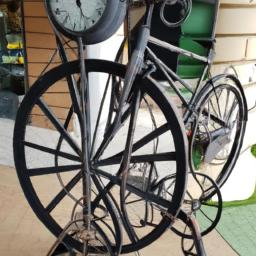
#> input picture test_data/ai_platform_testset/ai_generated/dalle2_007.jpg, 256 x 256 px; its folder holds only this picture in this run
$ python -i camera_forensics.py   (imports and definitions only)   (older library calls are emulated)
#> lines starting #> are read from the running program, lines starting #| are printed output that depends on the picture; after the words box and inside, x2 and y2 are one past the last pixel; in counts of white or black regions, pixels touching at a corner belong together
# -*- coding: utf-8 -*-
"""单图相机成像物证分析。

本模块不把“缺少相机痕迹”等同于 AI：截图、社交平台重编码、夜景降噪和后期
都可能削弱这些痕迹。它输出的是可解释的来源物证，供 AI 全图生成、深度换脸和
图像篡改三条链路共同参考。

严格 PRNU 设备指纹需要同一设备的多张参考照片；本模块仅实现不依赖参考库的
单图层：元数据采集证据、CFA 去马赛克周期性、噪声-亮度关系、局部噪声一致性。
"""

import os

import cv2
import numpy as np
from PIL import Image, ExifTags


# [5 lines left out: function _safe_float, not called in this run]


def _load_bgr(image_path):
    raw = np.fromfile(image_path, dtype=np.uint8)
    return cv2.imdecode(raw, cv2.IMREAD_COLOR)


def _exif_camera_evidence(image_path):
    """提取相机厂商/型号/镜头等采集声明；EXIF 可伪造，故仅为辅助物证。"""
    result = {'make': None, 'model': None, 'software': None, 'has_camera_tags': False}
    try:
        with Image.open(image_path) as image:
            exif = image.getexif() or {}
            values = {ExifTags.TAGS.get(key, str(key)): value for key, value in exif.items()}
        result['make'] = str(values.get('Make') or '').strip() or None
        result['model'] = str(values.get('Model') or '').strip() or None
        result['software'] = str(values.get('Software') or '').strip() or None
        result['has_camera_tags'] = bool(result['make'] and result['model'])
    except Exception:
        pass
    return result


def _noise_statistics(gray):
    """低纹理区域的噪声残差、亮度-噪声关系和空间一致性。"""
    grayf = gray.astype(np.float32) / 255.0
    smooth = cv2.GaussianBlur(grayf, (0, 0), 1.1)
    residual = grayf - smooth
    gradient = cv2.magnitude(cv2.Sobel(grayf, cv2.CV_32F, 1, 0), cv2.Sobel(grayf, cv2.CV_32F, 0, 1))
    low_texture = gradient < np.percentile(gradient, 45)

    # 以 32x32 小块统计，剔除纹理块，减少主体纹理被误认为传感器噪声。
    samples = []
    h, w = gray.shape
    for y in range(0, max(1, h - 31), 32):
        for x in range(0, max(1, w - 31), 32):
            mask = low_texture[y:y + 32, x:x + 32]
            if mask.size < 256 or np.mean(mask) < 0.55:
                continue
            patch = residual[y:y + 32, x:x + 32][mask]
            bright = grayf[y:y + 32, x:x + 32][mask]
            if patch.size >= 120:
                samples.append((float(np.mean(bright)), float(np.var(patch))))

    if len(samples) < 4:
        return {'available': False, 'sample_count': len(samples), 'noise_sigma': 0.0,
                'noise_consistency': 0.0, 'brightness_noise_correlation': 0.0}

    brightness = np.array([item[0] for item in samples])
    variance = np.array([item[1] for item in samples])
    noise_sigma = float(np.sqrt(np.median(variance)))
    coefficient_of_variation = float(np.std(variance) / (np.mean(variance) + 1e-10))
    consistency = float(np.clip(1.0 - coefficient_of_variation / 1.5, 0.0, 1.0))
    corr = float(np.corrcoef(brightness, variance)[0, 1]) if np.std(brightness) > 1e-6 else 0.0
    # 相机光子噪声通常随亮度存在正相关；这里仅作为弱物证，负相关不计入惩罚。
    positive_corr = float(np.clip(corr, 0.0, 1.0))
    return {
        'available': True,
        'sample_count': len(samples),
        'noise_sigma': round(noise_sigma, 5),
        'noise_consistency': round(consistency, 4),
        'brightness_noise_correlation': round(corr, 4),
        'positive_brightness_noise_relation': round(positive_corr, 4),
    }


def _cfa_periodicity(bgr):
    """估计 Bayer CFA 去马赛克残差的 2×2 周期线索。

    对彩色平滑区域的高频残差按像素奇偶位置分组。真实相机 ISP 常保留轻微的
    周期性，但压缩、缩放和去噪都会削弱它，所以该项权重受限。
    """
    rgb = cv2.cvtColor(bgr, cv2.COLOR_BGR2RGB).astype(np.float32) / 255.0
    residual = rgb - cv2.GaussianBlur(rgb, (0, 0), 0.8)
    gray = cv2.cvtColor(bgr, cv2.COLOR_BGR2GRAY).astype(np.float32) / 255.0
    grad = cv2.magnitude(cv2.Sobel(gray, cv2.CV_32F, 1, 0), cv2.Sobel(gray, cv2.CV_32F, 0, 1))
    mask = grad < np.percentile(grad, 40)
    energies = []
    for py in (0, 1):
        for px in (0, 1):
            part_mask = mask[py::2, px::2]
            part = residual[py::2, px::2, :]
            if np.count_nonzero(part_mask) < 64:
                energies.append(0.0)
            else:
                energies.append(float(np.mean(np.square(part[part_mask]))))
    mean_energy = float(np.mean(energies))
    periodicity = float(np.std(energies) / (mean_energy + 1e-10))
    # 周期性太强也可能是压缩/纹理伪影，使用饱和函数限制为弱证据。
    score = float(np.clip(periodicity / 0.35, 0.0, 1.0))
    return {
        'available': mean_energy > 1e-10,
        'parity_energies': [round(value, 8) for value in energies],
        'periodicity': round(periodicity, 4),
        'cfa_trace_score': round(score, 4),
    }


# [127 lines left out: functions _region_signature, _detect_face_boxes, _deepfake_camera_consistency, _tamper_camera_discontinuity, not called in this run]


def analyze_camera_imaging(image_path, include_local=False):
    """返回单图相机成像物证，不产出 AI/篡改二元结论。"""
    output = {
        'available': False,
        'camera_trace_score': 0.0,
        'acquisition_risk_score': 0.5,
        'verdict': '无法分析',
        'detail': '无法读取图像的相机成像痕迹。',
        'exif': _exif_camera_evidence(image_path),
        'noise': None,
        'cfa': None,
        'limitations': '严格 PRNU 设备指纹需要同一设备的参考照片；单图结果仅作辅助物证。',
    }
#> in _exif_camera_evidence, image is the input picture: PIL image 256x256 RGB; mean R, G, B 123.3, 119.7, 111.1
#> in _exif_camera_evidence, `exif = image.getexif() or {}`: exif = 0 items
    try:
        bgr = _load_bgr(image_path)
        if bgr is None or min(bgr.shape[:2]) < 48:
            output['detail'] = '图片尺寸过小，无法稳定分析相机成像痕迹。'
            return output

        gray = cv2.cvtColor(bgr, cv2.COLOR_BGR2GRAY)
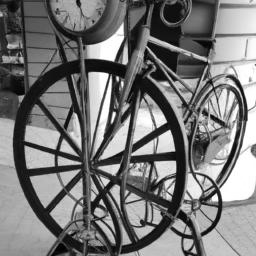
#> gray: shape (256, 256); min 0, max 255, mean 119.8
        exif = output['exif']
#> exif = 4 items
        noise = _noise_statistics(gray)
#> in _noise_statistics, `smooth = cv2.GaussianBlur(grayf, (0, 0), 1.1)`:
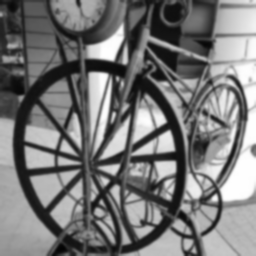
#> smooth: shape (256, 256) float32; min 0.0129, max 1, mean 0.47
#> in _noise_statistics, `residual = grayf - smooth`:
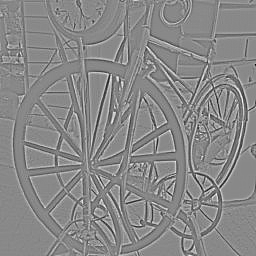
#> residual: shape (256, 256) float32; min -0.416, max 0.358, mean 2.11e-05; drawn with min black and max white
#> in _noise_statistics, `gradient = cv2.magnitude(cv2.Sobel(grayf, cv2.CV_32F, 1, 0), cv2.Sobel..`:
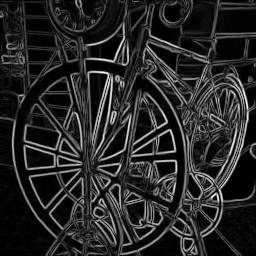
#> gradient: shape (256, 256) float32; min 0, max 3.78, mean 0.602; drawn with min black and max white
#> in _noise_statistics, `low_texture = gradient < np.percentile(gradient, 45)`:
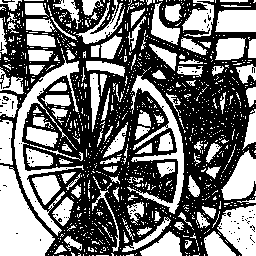
#> low_texture: shape (256, 256) bool; 45% white; 1123 white regions (1008 under 20 px), largest, box (x1, y1, x2, y2) and area: (0, 165, 55, 256) 2942, (14, 55, 84, 236) 2224, (127, 75, 184, 214) 1683
#> after the loop in _noise_statistics, `for y in range(0, max(1, h - 31), 32):`: samples = 17 items, first 6: (0.401, 0.000155), (0.825, 0.000124), (0.88, 0.000484), (0.247, 0.000391), (0.252, 0.000229), (0.515, 0.000316)
#> in _noise_statistics, `brightness = np.array([item[0] for item in samples])`: brightness = 17 values, max 0.98 at index 9, min 0.247 at index 3, mean 0.602
#> in _noise_statistics, `variance = np.array([item[1] for item in samples])`: variance = 17 values, max 0.000754 at index 15, min 2.21e-05 at index 13, mean 0.000336
#> in _noise_statistics, `noise_sigma = float(np.sqrt(np.median(variance)))`: noise_sigma = 0.019
#> in _noise_statistics, `coefficient_of_variation = float(np.std(variance) / (np.mean(variance)..`: coefficient_of_variation = 0.525
#> in _noise_statistics, `consistency = float(np.clip(1.0 - coefficient_of_variation / 1.5, 0.0,..`: consistency = 0.65
#> in _noise_statistics, `corr = float(np.corrcoef(brightness, variance)[0, 1]) if np.std(bright..`: corr = 0.202
#> noise = {'available': True, 'sample_count': 17, 'noise_sigma': 0.019, 'noise_consistency': 0.65, 'brightness_noise_correlation': 0.202, 'positive_brightness_noise_relation': 0.202}
        cfa = _cfa_periodicity(bgr)
#> in _cfa_periodicity, `rgb = cv2.cvtColor(bgr, cv2.COLOR_BGR2RGB).astype(np.float32) / 255.0`:
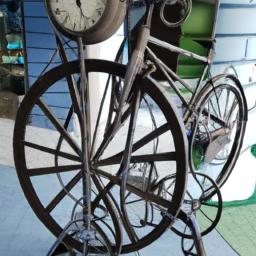
#> rgb: shape (256, 256, 3) float32; mean B, G, R 0.484, 0.469, 0.435
#> in _cfa_periodicity, `mask = grad < np.percentile(grad, 40)`:
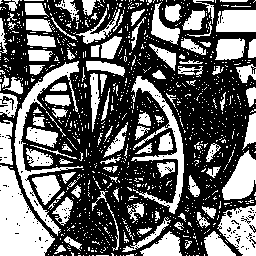
#> mask: shape (256, 256) bool; 40% white; 1120 white regions (1010 under 20 px), largest, box (x1, y1, x2, y2) and area: (0, 165, 55, 256) 2885, (14, 61, 83, 236) 1931, (131, 76, 184, 214) 1534
#> after the loop in _cfa_periodicity, `for py in (0, 1):`: energies = [0.000372, 0.000327, 0.000342, 0.000337]
#> in _cfa_periodicity, `mean_energy = float(np.mean(energies))`: mean_energy = 0.000344
#> in _cfa_periodicity, `periodicity = float(np.std(energies) / (mean_energy + 1e-10))`: periodicity = 0.0483
#> in _cfa_periodicity, `score = float(np.clip(periodicity / 0.35, 0.0, 1.0))`: score = 0.138
#> cfa = {'available': True, 'parity_energies': [0.000372, 0.000327, 0.000342, 0.000337], 'periodicity': 0.0483, 'cfa_trace_score': 0.138}

        metadata_score = 1.0 if exif.get('has_camera_tags') else 0.0
#> metadata_score = 0
        noise_score = 0.0
        if noise.get('available'):
            # 噪声存在、局部一致性和亮度关系共同形成弱-中等物证。
            sigma_score = float(np.clip(noise.get('noise_sigma', 0.0) / 0.012, 0.0, 1.0))
#> sigma_score = 1
            noise_score = 0.45 * sigma_score + 0.40 * noise.get('noise_consistency', 0.0) + \
                          0.15 * noise.get('positive_brightness_noise_relation', 0.0)
#> noise_score = 0.74
        cfa_score = cfa.get('cfa_trace_score', 0.0) if cfa.get('available') else 0.0
#> cfa_score = 0.138

        # EXIF 容易伪造，权重刻意低；压缩后没有 CFA/噪声也不会直接形成高风险。
        trace_score = float(np.clip(0.20 * metadata_score + 0.55 * noise_score + 0.25 * cfa_score, 0.0, 1.0))
#> trace_score = 0.442
        if trace_score >= 0.62:
            verdict = '存在较稳定的相机采集痕迹'
            detail = '检测到相机采集元数据或较稳定的噪声/CFA 去马赛克线索，可作为真实性辅助物证。'
        elif trace_score >= 0.38:
            verdict = '相机采集痕迹有限'
            detail = '只检测到部分相机成像线索；压缩、截图、降噪或后期处理均可能造成该结果。'
        else:
            verdict = '未发现稳定的相机采集痕迹'
            detail = '未发现足够的单图相机成像物证；这不等同于 AI 生成或图像篡改。'

        # AI 全图生成只使用全局采集痕迹的“缺失程度”作为低权重解释性物证。
        ai_evidence = {
            'available': True,
            'global_trace_weakness': round(1.0 - trace_score, 4),
            'detail': ('整体相机采集痕迹偏弱，仅作为 AI 全图生成的辅助物证。'
                       if trace_score < 0.38 else '整体存在一定相机采集痕迹，仅作为 AI 全图生成的反向辅助物证。'),
        }
#> ai_evidence = {'available': True, 'global_trace_weakness': 0.558, 'detail': '整体存在一定相机采集痕迹，仅作为 AI 全图生成的反向辅助物证。'}

        output.update({
            'available': True,
            'camera_trace_score': round(trace_score, 4),
            'acquisition_risk_score': round(1.0 - trace_score, 4),
            'verdict': verdict,
            'detail': detail,
            'exif': exif,
            'noise': noise,
            'cfa': cfa,
            'ai_generation_evidence': ai_evidence,
        })
        if include_local:
            output['deepfake_evidence'] = _deepfake_camera_consistency(bgr)
            output['tamper_evidence'] = _tamper_camera_discontinuity(bgr)
        return output
    except Exception as exc:
        output['detail'] = f'相机成像痕迹分析异常：{str(exc)[:180]}'
        return output

>>> result = analyze_camera_imaging('test_data/ai_platform_testset/ai_generated/dalle2_007.jpg')
#> result = 10 items

$ run again, on test_data/ai_platform_testset/ai_generated/dalle2_041.jpg
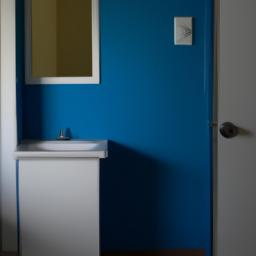
#> input picture test_data/ai_platform_testset/ai_generated/dalle2_041.jpg, 256 x 256 px
#> in _exif_camera_evidence, image is the input picture: PIL image 256x256 RGB; mean R, G, B 54.6, 80.5, 95.5
#> in _exif_camera_evidence, `exif = image.getexif() or {}`: exif = 0 items
#> in analyze_camera_imaging, `exif = output['exif']`: exif = 4 items
#> in _noise_statistics, `low_texture = gradient < np.percentile(gradient, 45)`:
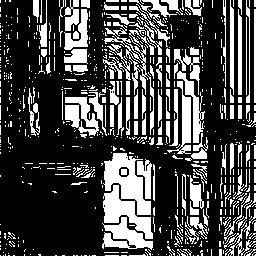
#> low_texture: shape (256, 256) bool; 28.4% white; 719 white regions (600 under 20 px), largest, box (x1, y1, x2, y2) and area: (103, 153, 151, 215) 1409, (103, 185, 153, 239) 1066, (104, 22, 154, 135) 842
#> after the loop in _noise_statistics, `for y in range(0, max(1, h - 31), 32):`: samples = [(0.216, 7.25e-06), (0.291, 2.29e-07), (0.0505, 3.34e-06), (0.0533, 2.54e-07), (0.0471, 2.92e-07), (0.0501, 5.23e-08)]
#> brightness = [0.216, 0.291, 0.0505, 0.0533, 0.0471, 0.0501]
#> variance = [7.25e-06, 2.29e-07, 3.34e-06, 2.54e-07, 2.92e-07, 5.23e-08]
#> noise_sigma = 0.000522
#> coefficient_of_variation = 1.39
#> consistency = 0.0707
#> corr = 0.309
#> noise = {'available': True, 'sample_count': 6, 'noise_sigma': 0.00052, 'noise_consistency': 0.0707, 'brightness_noise_correlation': 0.309, 'positive_brightness_noise_relation': 0.309}
#> in _cfa_periodicity, `rgb = cv2.cvtColor(bgr, cv2.COLOR_BGR2RGB).astype(np.float32) / 255.0`:
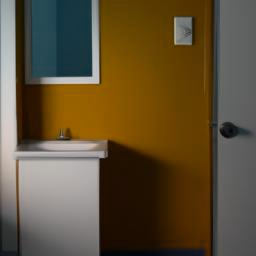
#> rgb: shape (256, 256, 3) float32; mean B, G, R 0.214, 0.316, 0.375
#> after the loop in _cfa_periodicity, `for py in (0, 1):`: energies = [6.46e-05, 5.3e-06, 6.95e-05, 4.37e-06]
#> mean_energy = 3.6e-05
#> periodicity = 0.867
#> score = 1
#> cfa = {'available': True, 'parity_energies': [6.46e-05, 5.3e-06, 6.95e-05, 4.37e-06], 'periodicity': 0.867, 'cfa_trace_score': 1}
#> metadata_score = 0
#> sigma_score = 0.0433
#> noise_score = 0.0942
#> cfa_score = 1
#> trace_score = 0.302
#> ai_evidence = {'available': True, 'global_trace_weakness': 0.698, 'detail': '整体相机采集痕迹偏弱，仅作为 AI 全图生成的辅助物证。'}
#> result = 10 items

$ run again, on test_data/ai_platform_testset/ai_generated/dalle2_075.jpg
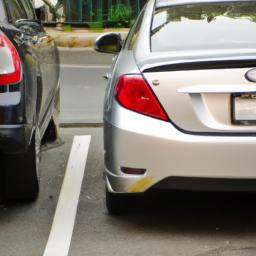
#> input picture test_data/ai_platform_testset/ai_generated/dalle2_075.jpg, 256 x 256 px
#> in _exif_camera_evidence, image is the input picture: PIL image 256x256 RGB; mean R, G, B 131, 123.5, 115
#> in _exif_camera_evidence, `exif = image.getexif() or {}`: exif = 0 items
#> in analyze_camera_imaging, `exif = output['exif']`: exif = 4 items
#> in _noise_statistics, `low_texture = gradient < np.percentile(gradient, 45)`:
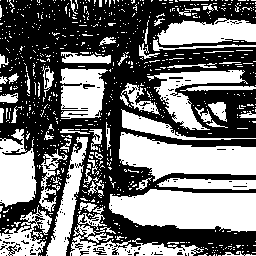
#> low_texture: shape (256, 256) bool; 45% white; 797 white regions (737 under 20 px), largest, box (x1, y1, x2, y2) and area: (109, 189, 256, 232) 4840, (119, 132, 256, 182) 4011, (0, 129, 37, 207) 2064
#> after the loop in _noise_statistics, `for y in range(0, max(1, h - 31), 32):`: samples = 21 items, first 6: (0.609, 5.01e-05), (0.837, 0.000164), (0.88, 0.00019), (0.67, 5.65e-05), (0.672, 0.000134), (0.743, 9.13e-05)
#> brightness = 21 values, max 0.88 at index 2, min 0.0254 at index 17, mean 0.476
#> variance = 21 values, max 0.00019 at index 2, min 1.34e-06 at index 16, mean 5.83e-05
#> noise_sigma = 0.00708
#> coefficient_of_variation = 0.904
#> consistency = 0.397
#> corr = 0.752
#> noise = {'available': True, 'sample_count': 21, 'noise_sigma': 0.00708, 'noise_consistency': 0.397, 'brightness_noise_correlation': 0.752, 'positive_brightness_noise_relation': 0.752}
#> in _cfa_periodicity, `mask = grad < np.percentile(grad, 40)`:
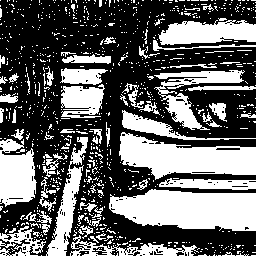
#> mask: shape (256, 256) bool; 40% white; 907 white regions (842 under 20 px), largest, box (x1, y1, x2, y2) and area: (109, 189, 256, 231) 4750, (119, 132, 256, 180) 3835, (0, 139, 37, 207) 1876
#> after the loop in _cfa_periodicity, `for py in (0, 1):`: energies = [8.07e-05, 8.28e-05, 5.54e-05, 5.11e-05]
#> mean_energy = 6.75e-05
#> periodicity = 0.213
#> score = 0.609
#> cfa = {'available': True, 'parity_energies': [8.07e-05, 8.28e-05, 5.54e-05, 5.11e-05], 'periodicity': 0.213, 'cfa_trace_score': 0.609}
#> metadata_score = 0
#> sigma_score = 0.59
#> noise_score = 0.537
#> cfa_score = 0.609
#> trace_score = 0.448
#> ai_evidence = {'available': True, 'global_trace_weakness': 0.552, 'detail': '整体存在一定相机采集痕迹，仅作为 AI 全图生成的反向辅助物证。'}
#> result = 10 items

$ run again, on test_data/ai_platform_testset/ai_generated/dalle2_109.jpg
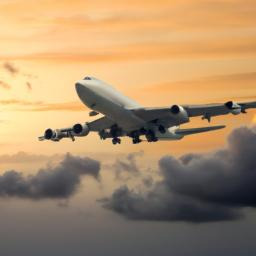
#> input picture test_data/ai_platform_testset/ai_generated/dalle2_109.jpg, 256 x 256 px
#> in _exif_camera_evidence, image is the input picture: PIL image 256x256 RGB; mean R, G, B 169.9, 141.6, 107.4
#> in _exif_camera_evidence, `exif = image.getexif() or {}`: exif = 0 items
#> in analyze_camera_imaging, `exif = output['exif']`: exif = 4 items
#> low_texture: shape (256, 256) bool; 44.8% white; 546 white regions (481 under 20 px), largest, box (x1, y1, x2, y2) and area: (0, 207, 256, 256) 8865, (0, 0, 256, 53) 6972, (16, 57, 256, 106) 5514
#> after the loop in _noise_statistics, `for y in range(0, max(1, h - 31), 32):`: samples = 22 items, first 6: (0.841, 4.06e-06), (0.824, 5.26e-06), (0.767, 4.15e-06), (0.739, 3.01e-06), (0.703, 5.7e-06), (0.676, 6.44e-06)
#> brightness = 22 values, max 0.889 at index 8, min 0.281 at index 21, mean 0.622
#> variance = 22 values, max 1.52e-05 at index 13, min 1.43e-06 at index 14, mean 3.94e-06
#> noise_sigma = 0.00178
#> coefficient_of_variation = 0.754
#> consistency = 0.497
#> corr = 0.598
#> noise = {'available': True, 'sample_count': 22, 'noise_sigma': 0.00178, 'noise_consistency': 0.497, 'brightness_noise_correlation': 0.598, 'positive_brightness_noise_relation': 0.598}
#> in _cfa_periodicity, `mask = grad < np.percentile(grad, 40)`:
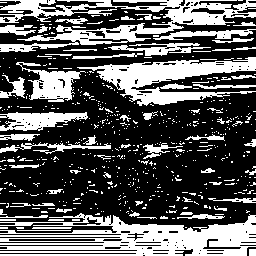
#> mask: shape (256, 256) bool; 35.8% white; 577 white regions (514 under 20 px), largest, box (x1, y1, x2, y2) and area: (0, 213, 256, 256) 6230, (0, 0, 256, 52) 4636, (77, 57, 256, 106) 3545
#> after the loop in _cfa_periodicity, `for py in (0, 1):`: energies = [8.11e-06, 7.95e-06, 7.96e-06, 8.15e-06]
#> mean_energy = 8.04e-06
#> periodicity = 0.0112
#> score = 0.0321
#> cfa = {'available': True, 'parity_energies': [8.11e-06, 7.95e-06, 7.96e-06, 8.15e-06], 'periodicity': 0.0112, 'cfa_trace_score': 0.0321}
#> metadata_score = 0
#> sigma_score = 0.148
#> noise_score = 0.355
#> cfa_score = 0.0321
#> trace_score = 0.203
#> ai_evidence = {'available': True, 'global_trace_weakness': 0.797, 'detail': '整体相机采集痕迹偏弱，仅作为 AI 全图生成的辅助物证。'}
#> result = 10 items
